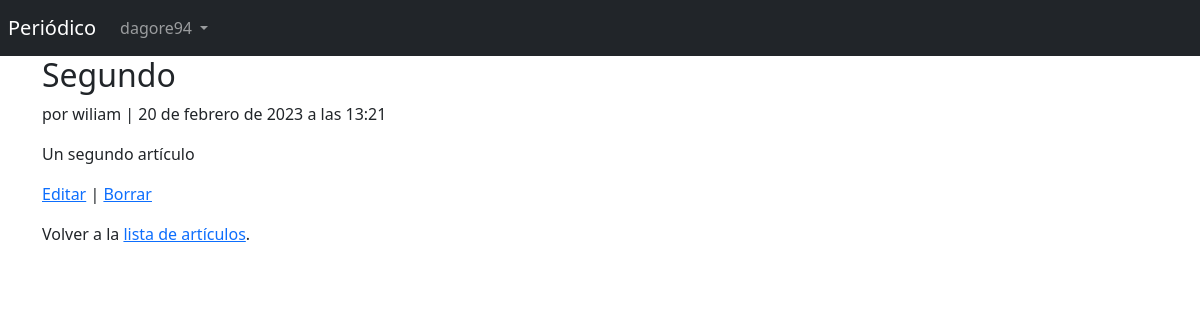
Before: /articles/2/ (signed in) with the older database file.
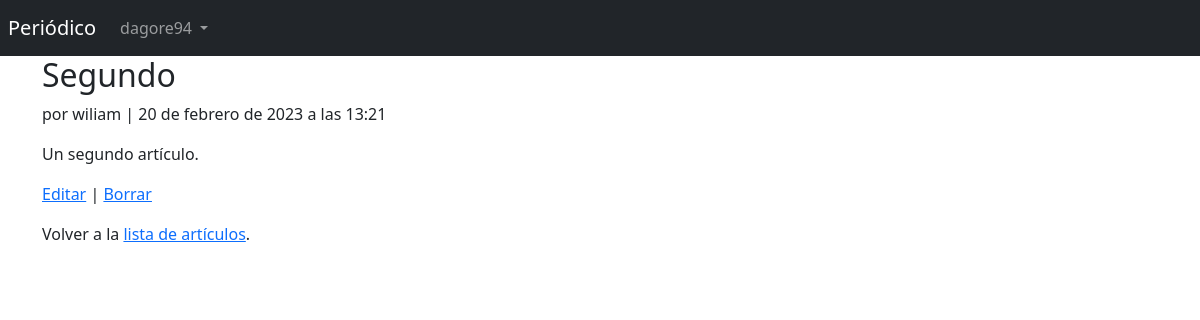
After: the same page with the newer database file.
### articles/models.py (models this page shows, shortened)
class Article(models.Model):
    title = models.CharField(max_length=255, verbose_name='Título')
    body = models.TextField(verbose_name='Cuerpo')
    date = models.DateTimeField(auto_now_add=True, verbose_name='Fecha')
    author = models.ForeignKey(get_user_model(), on_delete=models.CASCADE, verbose_name='Autor')

### accounts/models.py (models this page shows)
class CustomUser(AbstractUser):
    age = models.PositiveIntegerField(null=True, blank=True, verbose_name='Edad')

### articles/views.py (the view)
# urls.py: path('<int:pk>/', ArticleDetailView.as_view(), name='article_detail'),
class ArticleDetailView(LoginRequiredMixin, DetailView):
    model = Article
    template_name = 'article_detail.html'

### templates/article_detail.html
{% extends 'base.html' %}
{% block content %}
  <div class="article-entry">
    <h2>{{ object.title }}</h2>
      <p>por {{ object.author }} | {{ object.date }}</p>
      <p>{{ object.body }}</p>
  </div>
  <p><a href="{% url 'article_edit' article.pk %}">Editar</a> | <a href="{% url 'article_delete' article.pk %}">Borrar</a></p>
  <p>Volver a la <a href="{% url 'article_list' %}">lista de artículos</a>.</p>
{% endblock content %}

Changed rows visible on the page:
changed Article "Segundo": body "Un segundo artículo" → "Un segundo artículo."
